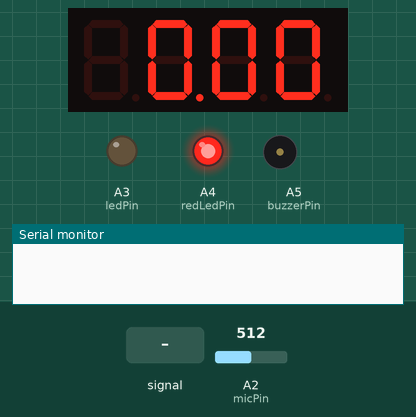
The sketch below on a simulated Arduino Uno, built with avr-gcc and run on an emulated ATmega328P. Parts: 4-digit seven-segment display, output pins drawn as LEDs (lit = HIGH), buzzer (waves = sounding), the last lines printed to the serial monitor. Dashed ring = blinking. Inputs (shaded band) come from the test bench; at power-on: A2 (micPin) = 512.

Above: at 1.2 s.
1.3 s: A2 (micPin) fed a 200 Hz sine of ±255 counts around its level
At 1.45 s:
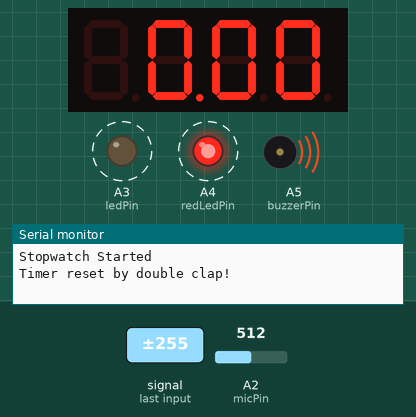
3.2 s: A2 (micPin) set to 306
At 4.0 s:
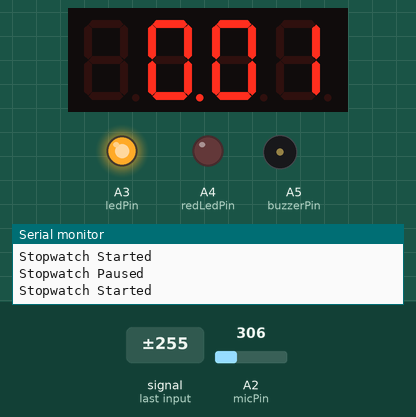
At 4.36 s:
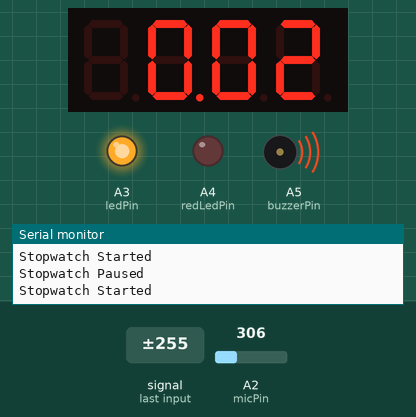
Timing chart, 0 to 12.2 s (numbered marks = the images above; inputs shaded):
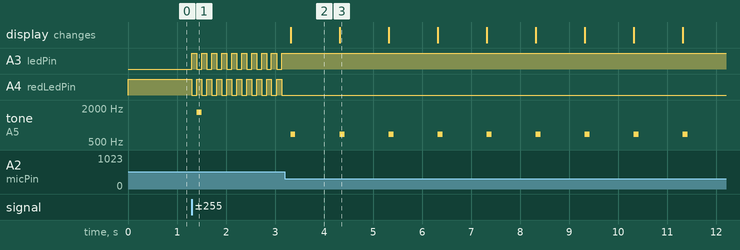

The sketch:

Proiect-CEL-Cronometru.ino
```cpp
#include <SevSeg.h>

SevSeg sevseg;  // Instanța obiectului pentru display-ul 7-segment

const int micPin = A2;      // Pinul analogic la care este conectat KY-037
const int ledPin = A3;      // Pinul digital pentru LED
const int redLedPin = A4;   // Pinul digital pentru LED
const int buzzerPin = A5;   // Pinul pentru buzzer
const int threshold = 620;  // Pragul pentru detectarea sunetului

bool ledState = false;            // Starea curentă a LED-ului
bool stopwatchRunning = false;    // Starea cronometrei (pornit/oprire)
unsigned long startMillis = 0;    // Momentul în care cronometru a început
unsigned long currentMillis = 0;  // Timpul curent
unsigned long elapsedMillis = 0;  // Timpul scurs, pentru continuare
int seconds = 0;                  // Secunde pentru cronometru
int minutes = 0;                  // Minute pentru cronometru
const int buzzerFreq = 690;

const unsigned long beepInterval = 1000;  // Intervalul de timp între bipuri (1 secundă)
unsigned long lastBeepMillis = 0;         // Ultimul moment când am făcut un bip
unsigned long lastSecondMillis = 0;       // Ultima secundă în care cronometru a fost actualizat
unsigned long lastChangeMillis = 0;       // Ultima schimbare de secundă

// Variabile pentru detectarea dublei bătăi
unsigned long lastClapTime = 0;          // Timpul ultimei bătăi detectate
unsigned long doubleClapInterval = 500;  // Intervalul maxim între două bătăi (500ms)
int clapCount = 0;                       // Numără bătăile detectate

void setup() {
  pinMode(ledPin, OUTPUT);     // Configurează pinul LED-ului ca ieșire
  pinMode(redLedPin, OUTPUT);  // Configurează pinul LED-ului ca ieșire
  pinMode(buzzerPin, OUTPUT);  // Configurează pinul buzzer-ului ca ieșire
  Serial.begin(115200);        // Inițializează comunicația serială

  // Setup pentru display-ul 7-segment
  byte numDigits = 4;                                    // Display-ul are 4 cifre
  byte digitPins[] = { 5, 4, 3, 2 };                     // Pinii pentru cifre
  byte segmentPins[] = { 7, 8, 9, 10, 11, 12, 13, A0 };  // Pinii pentru segmente (A-G + DP)
  sevseg.begin(COMMON_CATHODE, numDigits, digitPins, segmentPins);
  sevseg.setBrightness(50);  // Setează luminozitatea display-ului

  digitalWrite(ledPin, ledState ? HIGH : LOW);
  digitalWrite(redLedPin, ledState ? LOW : HIGH);
}

void loop() {
  int soundLevel = analogRead(micPin);  // Citește valoarea de la microfon
  currentMillis = millis();             // Timpul curent în milisecunde

  // Dacă valoarea de la microfon depășește pragul și nu am detectat deja o bătaie
  if (soundLevel > threshold) {  // Dacă valoarea depășește pragul
    if (currentMillis - lastClapTime < doubleClapInterval) {
      clapCount++;  // Incrementăm numărul de bătăi detectate
    } else {
      clapCount = 1;  // Resetăm numărătoarea dacă timpul între bătăi e prea mare
    }
    lastClapTime = currentMillis;

    if (clapCount == 2) {
      // Resetăm timerul
      stopwatchRunning = false;
      elapsedMillis = 0;
      startMillis = currentMillis;
      seconds = 0;
      minutes = 0;
      Serial.println("Timer reset by double clap!");
      sevseg.setNumber(0, 2);  // Resetăm afișajul

      ledState =false;
      digitalWrite(ledPin, ledState ? HIGH : LOW);     // Actualizează starea LED-ului
      digitalWrite(redLedPin, ledState ? LOW : HIGH);  // Actualizează starea LED-ului

      tone(buzzerPin, buzzerFreq + 1000);     // Pornește buzzer-ul
      lastBeepMillis = currentMillis;  // Salvează timpul pentru următorul bip
      lastChangeMillis = seconds;      // Salvează secunda curentă

    } else {
      ledState = !ledState;                            // Inversează starea LED-ului
      digitalWrite(ledPin, ledState ? HIGH : LOW);     // Actualizează starea LED-ului
      digitalWrite(redLedPin, ledState ? LOW : HIGH);  // Actualizează starea LED-ului

      if (!stopwatchRunning) {
        stopwatchRunning = true;      // Începe cronometru
        startMillis = currentMillis;  // Salvează momentul de start
        Serial.println("Stopwatch Started");
      } else {
        stopwatchRunning = false;                      // Oprește cronometru
        elapsedMillis += currentMillis - startMillis;  // Salvează timpul scurs până în acest moment
        Serial.println("Stopwatch Paused");
      }
    }
    delay(100);  // Evită detectarea multiplă pentru aceeași bătaie
  }

  // Dacă cronometru este activat, actualizăm timpul
  if (stopwatchRunning) {
    unsigned long elapsedTime = currentMillis - startMillis + elapsedMillis;  // Timpul total scurs
    seconds = elapsedTime / 1000;                                             // Calculăm secunde
    minutes = seconds / 60;                                                   // Calculăm minute
    seconds = seconds % 60;                                                   // Rămânem cu restul secundelor

    // Afișăm timpul pe display-ul 7-segment
    int displayTime = (minutes * 100) + seconds;  // Combinăm minute și secunde într-un număr întreg
    sevseg.setNumber(displayTime, 2);             // Afișează timpul pe display

    // Emitere bip exact când secunda se schimbă
    if (seconds != lastChangeMillis) {
      tone(buzzerPin, buzzerFreq);     // Pornește buzzer-ul
      lastBeepMillis = currentMillis;  // Salvează timpul pentru următorul bip
      lastChangeMillis = seconds;      // Salvează secunda curentă
    }

    // Oprește buzzer-ul după 100 ms
    if (currentMillis - lastBeepMillis >= 100) {
      noTone(buzzerPin);  // Oprește buzzer-ul
    }

  } else {
    // Dacă cronometru este pe pauză, afișează timpul acum
    if (currentMillis - lastBeepMillis >= 100) {
      noTone(buzzerPin);  // Oprește buzzer-ul
    }

    int displayTime = (minutes * 100) + seconds;  // Afișează timpul (minute.secunde)
    sevseg.setNumber(displayTime, 2);             // Afișează timpul pe display
  }
  sevseg.refreshDisplay();  // Actualizează display-ul
}
```

Measured:
- after the input at 1.3 s, A3 (ledPin), A4 (redLedPin): alternates HIGH for 0.10 s and LOW for 0.10 s, starting at once; tone on A5 (buzzerPin): silent → 1690 Hz after 0.10 s, → silent 0.10 s later
- after the input at 3.2 s, A3 (ledPin): stops changing and stays HIGH; A4 (redLedPin): stops changing and stays LOW
- what the display in image 2 shows lasts 1.0 s, from 3.3 s to 4.3 s
